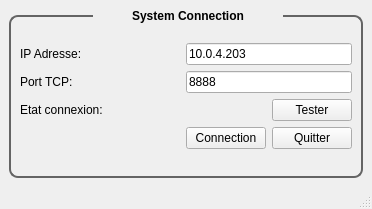
<?xml version="1.0" encoding="UTF-8"?>
<ui version="4.0">
 <class>MainWindow</class>
 <widget class="QMainWindow" name="MainWindow">
  <property name="geometry">
   <rect>
    <x>0</x>
    <y>0</y>
    <width>372</width>
    <height>209</height>
   </rect>
  </property>
  <property name="windowTitle">
   <string>MainWindow</string>
  </property>
  <widget class="QWidget" name="centralwidget">
   <layout class="QVBoxLayout" name="verticalLayout">
    <item>
     <widget class="QGroupBox" name="groupBox">
      <property name="styleSheet">
       <string notr="true">QGroupBox {
    font: bold;
   border: 2px solid rgb(100, 100, 100);
    border-radius: 9px;
   margin-top: 6px;
}

QGroupBox::title {
    subcontrol-origin: margin;
    subcontrol-position: top center;
     margin-left: auto;
     margin-right: auto;

   
}</string>
      </property>
      <property name="title">
       <string>System Connection</string>
      </property>
      <layout class="QVBoxLayout" name="verticalLayout_2">
       <item>
        <layout class="QGridLayout" name="gridLayout">
         <item row="0" column="0" colspan="2">
          <widget class="QLabel" name="label_ip">
           <property name="text">
            <string>IP Adresse:</string>
           </property>
          </widget>
         </item>
         <item row="0" column="2" colspan="2">
          <widget class="QLineEdit" name="lineEdit_ip">
           <property name="text">
            <string>10.0.4.203</string>
           </property>
          </widget>
         </item>
         <item row="1" column="0">
          <widget class="QLabel" name="label_port">
           <property name="text">
            <string>Port TCP:</string>
           </property>
          </widget>
         </item>
         <item row="1" column="2" colspan="2">
          <widget class="QLineEdit" name="lineEdit_port">
           <property name="text">
            <string>8888</string>
           </property>
          </widget>
         </item>
         <item row="2" column="0" colspan="2">
          <widget class="QLabel" name="label_msg_client">
           <property name="text">
            <string>Etat connexion:</string>
           </property>
          </widget>
         </item>
         <item row="2" column="2">
          <widget class="Led" name="led" native="true"/>
         </item>
         <item row="2" column="3">
          <widget class="QPushButton" name="pushButton_test">
           <property name="text">
            <string>Tester</string>
           </property>
          </widget>
         </item>
         <item row="3" column="3">
          <widget class="QPushButton" name="pushButton_quitter">
           <property name="text">
            <string>Quitter</string>
           </property>
          </widget>
         </item>
         <item row="3" column="2">
          <widget class="QPushButton" name="pushButton_connec">
           <property name="text">
            <string>Connection</string>
           </property>
          </widget>
         </item>
        </layout>
       </item>
      </layout>
     </widget>
    </item>
   </layout>
  </widget>
  <widget class="QMenuBar" name="menubar">
   <property name="geometry">
    <rect>
     <x>0</x>
     <y>0</y>
     <width>372</width>
     <height>20</height>
    </rect>
   </property>
  </widget>
  <widget class="QStatusBar" name="statusbar"/>
 </widget>
 <customwidgets>
  <customwidget>
   <class>Led</class>
   <extends>QWidget</extends>
   <header>led.h</header>
   <container>1</container>
  </customwidget>
 </customwidgets>
 <resources/>
 <connections/>
</ui>
